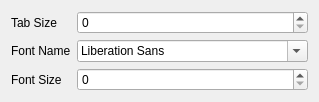
<ui version="4.0" >
 <class>ScriptEditorConfigurationPage</class>
 <widget class="QWidget" name="ScriptEditorConfigurationPage" >
  <property name="geometry" >
   <rect>
    <x>0</x>
    <y>0</y>
    <width>264</width>
    <height>90</height>
   </rect>
  </property>
  <property name="windowTitle" >
   <string>Form</string>
  </property>
  <layout class="QFormLayout" name="formLayout" >
   <item row="0" column="0" >
    <widget class="QLabel" name="lblTabSize" >
     <property name="maximumSize" >
      <size>
       <width>100</width>
       <height>16777215</height>
      </size>
     </property>
     <property name="text" >
      <string>Tab Size</string>
     </property>
    </widget>
   </item>
   <item row="0" column="1" >
    <widget class="QSpinBox" name="tabSize" />
   </item>
   <item row="1" column="0" >
    <widget class="QLabel" name="lblName" >
     <property name="maximumSize" >
      <size>
       <width>100</width>
       <height>16777215</height>
      </size>
     </property>
     <property name="text" >
      <string>Font Name</string>
     </property>
    </widget>
   </item>
   <item row="1" column="1" >
    <widget class="QFontComboBox" name="fontComboBox" />
   </item>
   <item row="2" column="0" >
    <widget class="QLabel" name="lblSize" >
     <property name="maximumSize" >
      <size>
       <width>100</width>
       <height>16777215</height>
      </size>
     </property>
     <property name="text" >
      <string>Font Size</string>
     </property>
    </widget>
   </item>
   <item row="2" column="1" >
    <widget class="QSpinBox" name="fontSize" />
   </item>
  </layout>
  <zorder>groupBox_21</zorder>
  <zorder>groupBox_31</zorder>
  <zorder>lblTabSize</zorder>
  <zorder>tabSize</zorder>
  <zorder>fontSize</zorder>
  <zorder>lblName</zorder>
  <zorder>fontComboBox</zorder>
  <zorder>lblSize</zorder>
  <zorder>tabSize</zorder>
 </widget>
 <resources/>
 <connections/>
</ui>
